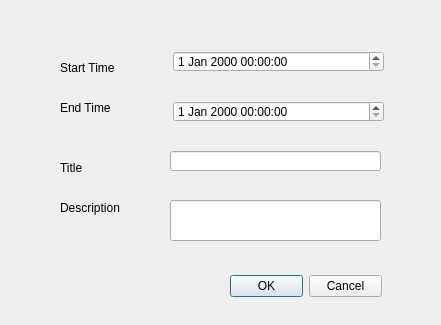
<?xml version="1.0" encoding="UTF-8"?>
<ui version="4.0">
 <class>update_form_dialog</class>
 <widget class="QDialog" name="update_form_dialog">
  <property name="geometry">
   <rect>
    <x>0</x>
    <y>0</y>
    <width>441</width>
    <height>325</height>
   </rect>
  </property>
  <property name="windowTitle">
   <string>update_form</string>
  </property>
  <widget class="QDateTimeEdit" name="start_update">
   <property name="geometry">
    <rect>
     <x>173</x>
     <y>51</y>
     <width>211</width>
     <height>21</height>
    </rect>
   </property>
  </widget>
  <widget class="QDateTimeEdit" name="end_update">
   <property name="geometry">
    <rect>
     <x>173</x>
     <y>101</y>
     <width>211</width>
     <height>21</height>
    </rect>
   </property>
  </widget>
  <widget class="QLineEdit" name="title_update">
   <property name="geometry">
    <rect>
     <x>170</x>
     <y>151</y>
     <width>211</width>
     <height>20</height>
    </rect>
   </property>
  </widget>
  <widget class="QLineEdit" name="desc_update">
   <property name="geometry">
    <rect>
     <x>170</x>
     <y>200</y>
     <width>211</width>
     <height>41</height>
    </rect>
   </property>
  </widget>
  <widget class="QLabel" name="label">
   <property name="geometry">
    <rect>
     <x>60</x>
     <y>60</y>
     <width>81</width>
     <height>16</height>
    </rect>
   </property>
   <property name="text">
    <string>Start Time</string>
   </property>
  </widget>
  <widget class="QLabel" name="label_2">
   <property name="geometry">
    <rect>
     <x>60</x>
     <y>100</y>
     <width>81</width>
     <height>16</height>
    </rect>
   </property>
   <property name="text">
    <string>End Time</string>
   </property>
  </widget>
  <widget class="QLabel" name="label_3">
   <property name="geometry">
    <rect>
     <x>60</x>
     <y>160</y>
     <width>81</width>
     <height>16</height>
    </rect>
   </property>
   <property name="text">
    <string>Title</string>
   </property>
  </widget>
  <widget class="QLabel" name="label_4">
   <property name="geometry">
    <rect>
     <x>60</x>
     <y>200</y>
     <width>81</width>
     <height>16</height>
    </rect>
   </property>
   <property name="text">
    <string>Description</string>
   </property>
  </widget>
  <widget class="QDialogButtonBox" name="buttonBox">
   <property name="geometry">
    <rect>
     <x>230</x>
     <y>270</y>
     <width>152</width>
     <height>32</height>
    </rect>
   </property>
   <property name="standardButtons">
    <set>QDialogButtonBox::Cancel|QDialogButtonBox::Ok</set>
   </property>
  </widget>
 </widget>
 <resources/>
 <connections/>
</ui>
